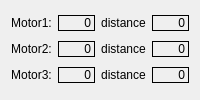
                <widget class="QWidget" name="tab_5">
                 <attribute name="title">
                  <string>Motor Position</string>
                 </attribute>
                 <layout class="QGridLayout" name="gridLayout_12">
                  <item row="0" column="0">
                   <widget class="QLabel" name="label_8">
                    <property name="sizePolicy">
                     <sizepolicy hsizetype="Preferred" vsizetype="Fixed">
                      <horstretch>0</horstretch>
                      <verstretch>1</verstretch>
                     </sizepolicy>
                    </property>
                    <property name="text">
                     <string>Motor1:</string>
                    </property>
                    <property name="alignment">
                     <set>Qt::AlignCenter</set>
                    </property>
                   </widget>
                  </item>
                  <item row="1" column="1">
                   <widget class="QLabel" name="label_position_Motor2">
                    <property name="sizePolicy">
                     <sizepolicy hsizetype="Preferred" vsizetype="Fixed">
                      <horstretch>0</horstretch>
                      <verstretch>0</verstretch>
                     </sizepolicy>
                    </property>
                    <property name="frameShape">
                     <enum>QFrame::Box</enum>
                    </property>
                    <property name="text">
                     <string>0</string>
                    </property>
                    <property name="alignment">
                     <set>Qt::AlignRight|Qt::AlignTrailing|Qt::AlignVCenter</set>
                    </property>
                   </widget>
                  </item>
                  <item row="1" column="0">
                   <widget class="QLabel" name="label_9">
                    <property name="sizePolicy">
                     <sizepolicy hsizetype="Preferred" vsizetype="Fixed">
                      <horstretch>0</horstretch>
                      <verstretch>1</verstretch>
                     </sizepolicy>
                    </property>
                    <property name="text">
                     <string>Motor2:</string>
                    </property>
                    <property name="alignment">
                     <set>Qt::AlignCenter</set>
                    </property>
                   </widget>
                  </item>
                  <item row="0" column="2">
                   <widget class="QLabel" name="label_11">
                    <property name="sizePolicy">
                     <sizepolicy hsizetype="Preferred" vsizetype="Fixed">
                      <horstretch>0</horstretch>
                      <verstretch>0</verstretch>
                     </sizepolicy>
                    </property>
                    <property name="text">
                     <string>distance</string>
                    </property>
                    <property name="alignment">
                     <set>Qt::AlignCenter</set>
                    </property>
                   </widget>
                  </item>
                  <item row="0" column="3">
                   <widget class="QLabel" name="label_distance_Motor1">
                    <property name="sizePolicy">
                     <sizepolicy hsizetype="Preferred" vsizetype="Fixed">
                      <horstretch>0</horstretch>
                      <verstretch>0</verstretch>
                     </sizepolicy>
                    </property>
                    <property name="frameShape">
                     <enum>QFrame::Box</enum>
                    </property>
                    <property name="text">
                     <string>0</string>
                    </property>
                    <property name="alignment">
                     <set>Qt::AlignRight|Qt::AlignTrailing|Qt::AlignVCenter</set>
                    </property>
                   </widget>
                  </item>
                  <item row="0" column="1">
                   <widget class="QLabel" name="label_position_Motor1">
                    <property name="sizePolicy">
                     <sizepolicy hsizetype="Preferred" vsizetype="Fixed">
                      <horstretch>0</horstretch>
                      <verstretch>0</verstretch>
                     </sizepolicy>
                    </property>
                    <property name="frameShape">
                     <enum>QFrame::Box</enum>
                    </property>
                    <property name="text">
                     <string>0</string>
                    </property>
                    <property name="alignment">
                     <set>Qt::AlignRight|Qt::AlignTrailing|Qt::AlignVCenter</set>
                    </property>
                   </widget>
                  </item>
                  <item row="1" column="2">
                   <widget class="QLabel" name="label_12">
                    <property name="sizePolicy">
                     <sizepolicy hsizetype="Preferred" vsizetype="Fixed">
                      <horstretch>0</horstretch>
                      <verstretch>0</verstretch>
                     </sizepolicy>
                    </property>
                    <property name="text">
                     <string>distance</string>
                    </property>
                    <property name="alignment">
                     <set>Qt::AlignCenter</set>
                    </property>
                   </widget>
                  </item>
                  <item row="1" column="3">
                   <widget class="QLabel" name="label_distance_Motor2">
                    <property name="sizePolicy">
                     <sizepolicy hsizetype="Preferred" vsizetype="Fixed">
                      <horstretch>0</horstretch>
                      <verstretch>0</verstretch>
                     </sizepolicy>
                    </property>
                    <property name="frameShape">
                     <enum>QFrame::Box</enum>
                    </property>
                    <property name="text">
                     <string>0</string>
                    </property>
                    <property name="alignment">
                     <set>Qt::AlignRight|Qt::AlignTrailing|Qt::AlignVCenter</set>
                    </property>
                   </widget>
                  </item>
                  <item row="2" column="0">
                   <widget class="QLabel" name="label_10">
                    <property name="sizePolicy">
                     <sizepolicy hsizetype="Preferred" vsizetype="Fixed">
                      <horstretch>0</horstretch>
                      <verstretch>1</verstretch>
                     </sizepolicy>
                    </property>
                    <property name="text">
                     <string>Motor3:</string>
                    </property>
                    <property name="alignment">
                     <set>Qt::AlignCenter</set>
                    </property>
                   </widget>
                  </item>
                  <item row="2" column="1">
                   <widget class="QLabel" name="label_position_Motor3">
                    <property name="sizePolicy">
                     <sizepolicy hsizetype="Preferred" vsizetype="Fixed">
                      <horstretch>0</horstretch>
                      <verstretch>0</verstretch>
                     </sizepolicy>
                    </property>
                    <property name="frameShape">
                     <enum>QFrame::Box</enum>
                    </property>
                    <property name="text">
                     <string>0</string>
                    </property>
                    <property name="alignment">
                     <set>Qt::AlignRight|Qt::AlignTrailing|Qt::AlignVCenter</set>
                    </property>
                   </widget>
                  </item>
                  <item row="2" column="2">
                   <widget class="QLabel" name="label_13">
                    <property name="sizePolicy">
                     <sizepolicy hsizetype="Preferred" vsizetype="Fixed">
                      <horstretch>0</horstretch>
                      <verstretch>0</verstretch>
                     </sizepolicy>
                    </property>
                    <property name="text">
                     <string>distance</string>
                    </property>
                    <property name="alignment">
                     <set>Qt::AlignCenter</set>
                    </property>
                   </widget>
                  </item>
                  <item row="2" column="3">
                   <widget class="QLabel" name="label_distance_Motor3">
                    <property name="sizePolicy">
                     <sizepolicy hsizetype="Preferred" vsizetype="Fixed">
                      <horstretch>0</horstretch>
                      <verstretch>0</verstretch>
                     </sizepolicy>
                    </property>
                    <property name="frameShape">
                     <enum>QFrame::Box</enum>
                    </property>
                    <property name="text">
                     <string>0</string>
                    </property>
                    <property name="alignment">
                     <set>Qt::AlignRight|Qt::AlignTrailing|Qt::AlignVCenter</set>
                    </property>
                   </widget>
                  </item>
                 </layout>
                </widget>
